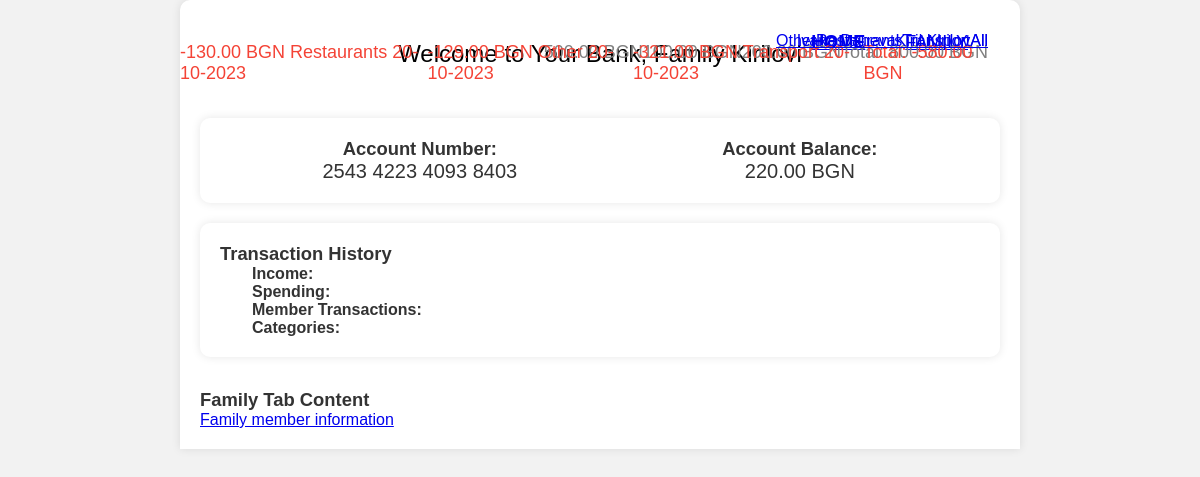
Before: /family/ with the older database file.
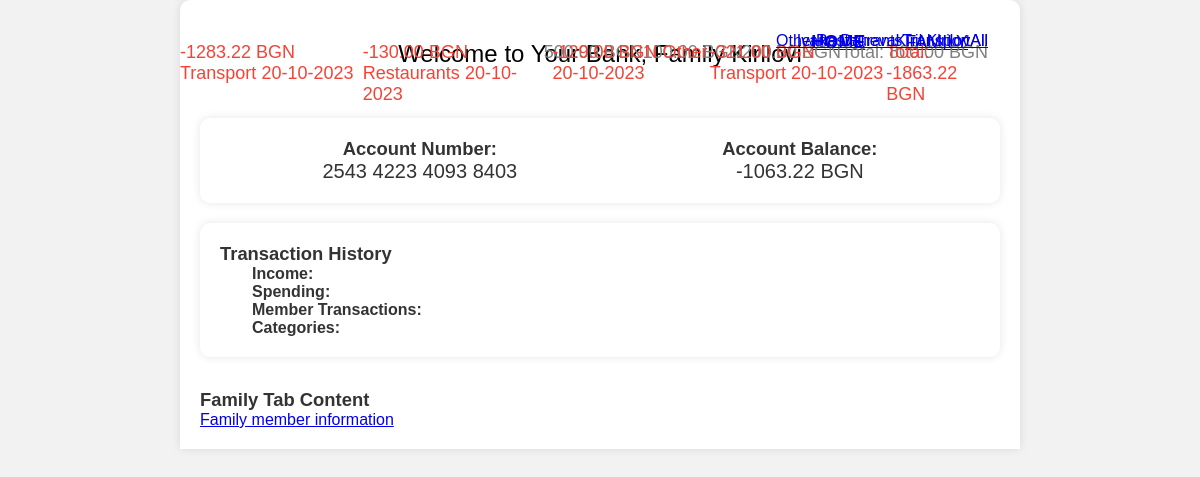
After: the same page with the newer database file.
### base/models.py (models this page shows, shortened)
class Account(models.Model):
    holder = models.ForeignKey(Customer, on_delete=models.SET_NULL, null=True)
    number = models.CharField(max_length=20)
    amount = models.DecimalField(default=0, max_digits=20, decimal_places=2)
    updated = models.DateTimeField(auto_now=True)
    created = models.DateTimeField(auto_now_add=True)
    members = models.ManyToManyField(Customer, related_name="members", blank=True, null=True)
    type = models.CharField(max_length=20, choices=TYPES, blank=True)
    name = models.CharField(max_length=50, null=True)

class Transactions(models.Model):
    affected_account = models.ForeignKey(Account, on_delete=models.SET_NULL, null=True)
    amount = models.DecimalField(max_digits=20, decimal_places=2)
    updated = models.DateTimeField(auto_now=True)
    created = models.DateTimeField(auto_now_add=True)
    person = models.ForeignKey(Customer, on_delete=models.SET_NULL, null=True)
    category = models.CharField(max_length=20, choices=CATEGORIES, default="Other")
    class Meta:
        ordering = ["-updated", "-created"]

class Customer(models.Model):
    name = models.CharField(max_length=200)
    date_of_birth = models.DateTimeField(default=timezone.now)
    personal_number = models.CharField(max_length=15, default="0000000000")
    gender = models.CharField(max_length=20, choices=GENDERS, default="Male")

### base/views.py (the view)
# urls.py: path("family/", views.family_page, name="family"),
def family_page(request):
    q = request.GET.get("q") if request.GET.get("q") is not None else ""
    account = Account.objects.get(name="Kirilovi")
    transactions = Transactions.objects.filter(
        Q(person__name__icontains=q),
        Q(affected_account=account)
    )
    total_spent_amount = sum(t.amount for t in transactions if t.amount < 0)
    total_income_amount = sum(t.amount for t in transactions if t.amount >= 0)
    category_counts = Transactions.objects.values('category').annotate(count=Count('category'))
    unique_categories = [item['category'] for item in category_counts]
    account.amount = set_account_amount(account)
    members = account.members
    context = {"account": account,
               "transactions": transactions,
               "members": members,
               "categories": unique_categories,
               "total_spent_amount": total_spent_amount,
               "total_income_amount": total_income_amount
               }
    return render(request, "family.html", context)

### base/views.py (called while the page is built)
def set_account_amount(account):
    transactions = Transactions.objects.filter(affected_account=account)
    amount = 0
    for t in transactions:
        amount += t.amount
    return amount

### templates/family.html (shortened to what this page needs)
<!DOCTYPE html>
{% load static %}
<html lang="en">
<head>
    <link rel="stylesheet" href="{% static 'styles/style.css' %}">
</head>
<body>
    <div class="container">
        <header>
            <h1>Welcome to Your Bank, Family {{account.name}}</h1>
            <nav class="tabs">
                <ul>
                    <li class="active-tab"><a href="{% url 'home' %}">Home</a></li>
                    <li><a href="{% url 'family' %}">Family</a></li>
                </ul>
            </nav>
        </header>
        <section class="tab-content">
            <div class="tab home-tab active">
                <section class="account-info">
                    <div class="account-details">
                        <h2>Account Number:</h2>
                        <p>{{account.number}}</p>
                    </div>
                    <div class="account-balance">
                        <h2>Account Balance:</h2>
                        <p>{{ account.amount }} BGN</p>
                    </div>
                </section>
                <section class="transaction-history">
                    <h2>Transaction History</h2>
                    <div class="transaction-list">
    <div class="income">
        <p><strong>Income:</strong></p>
        <ul>
            {% for t in transactions %}
                {% if t.amount >= 0 %}
                <li>{{ t.amount }} BGN</li>
                {% endif %}
            {% endfor %}
            <li> Total: {{total_income_amount}} BGN</li>
        </ul>
    </div>
    <div class="spend">
        <p><strong>Spending:</strong></p>
        <ul>
            {% for t in transactions %}
                {% if t.amount < 0 %}
                <li>{{ t.amount }} BGN {{ t.category }} {{ t.created|date:"d-m-Y"}}</li>
                {% endif %}
            {% endfor %}
                <li> Total: {{total_spent_amount}} BGN</li>
        </ul>
    </div>
    <div class="members">
        <p><strong>Member Transactions:</strong></p>
        <ul>
            {% for member in account.members.all %}
                <li><a href="{% url 'family' %}?q={{member.name}}">{{ member.name }}</a></li>
            {% endfor %}
                <li><a href="{% url 'family' %}">All</a></li>
        </ul>
    </div>
    <div class="categories">
        <p><strong>Categories:</strong></p>
        <ul>
            {% for c in categories %}
                <li><a href="{% url 'family' %}?q={{c}}">{{c}}</a></li>
            {% endfor %}
                <li><a href="{% url 'family' %}">All</a></li>
        </ul>
    </div>
</div>
                </section>
            </div>
            <div class="tab family-tab">
                <h2>Family Tab Content</h2>
            </div>
        </section>
        <a href="{% url 'members' %}">Family member information</a>
    </div>
</body>
</html>

Changed rows visible on the page:
computed for Account "Kirilovi": amount "220.00" → "-1063.22"
now on this page (row edited): Transactions: amount "-1283.22", category "Transport", created "20-10-2023"
Other visible differences:
{{ total_spent_amount }}: "-580.00" → "-1863.22"
